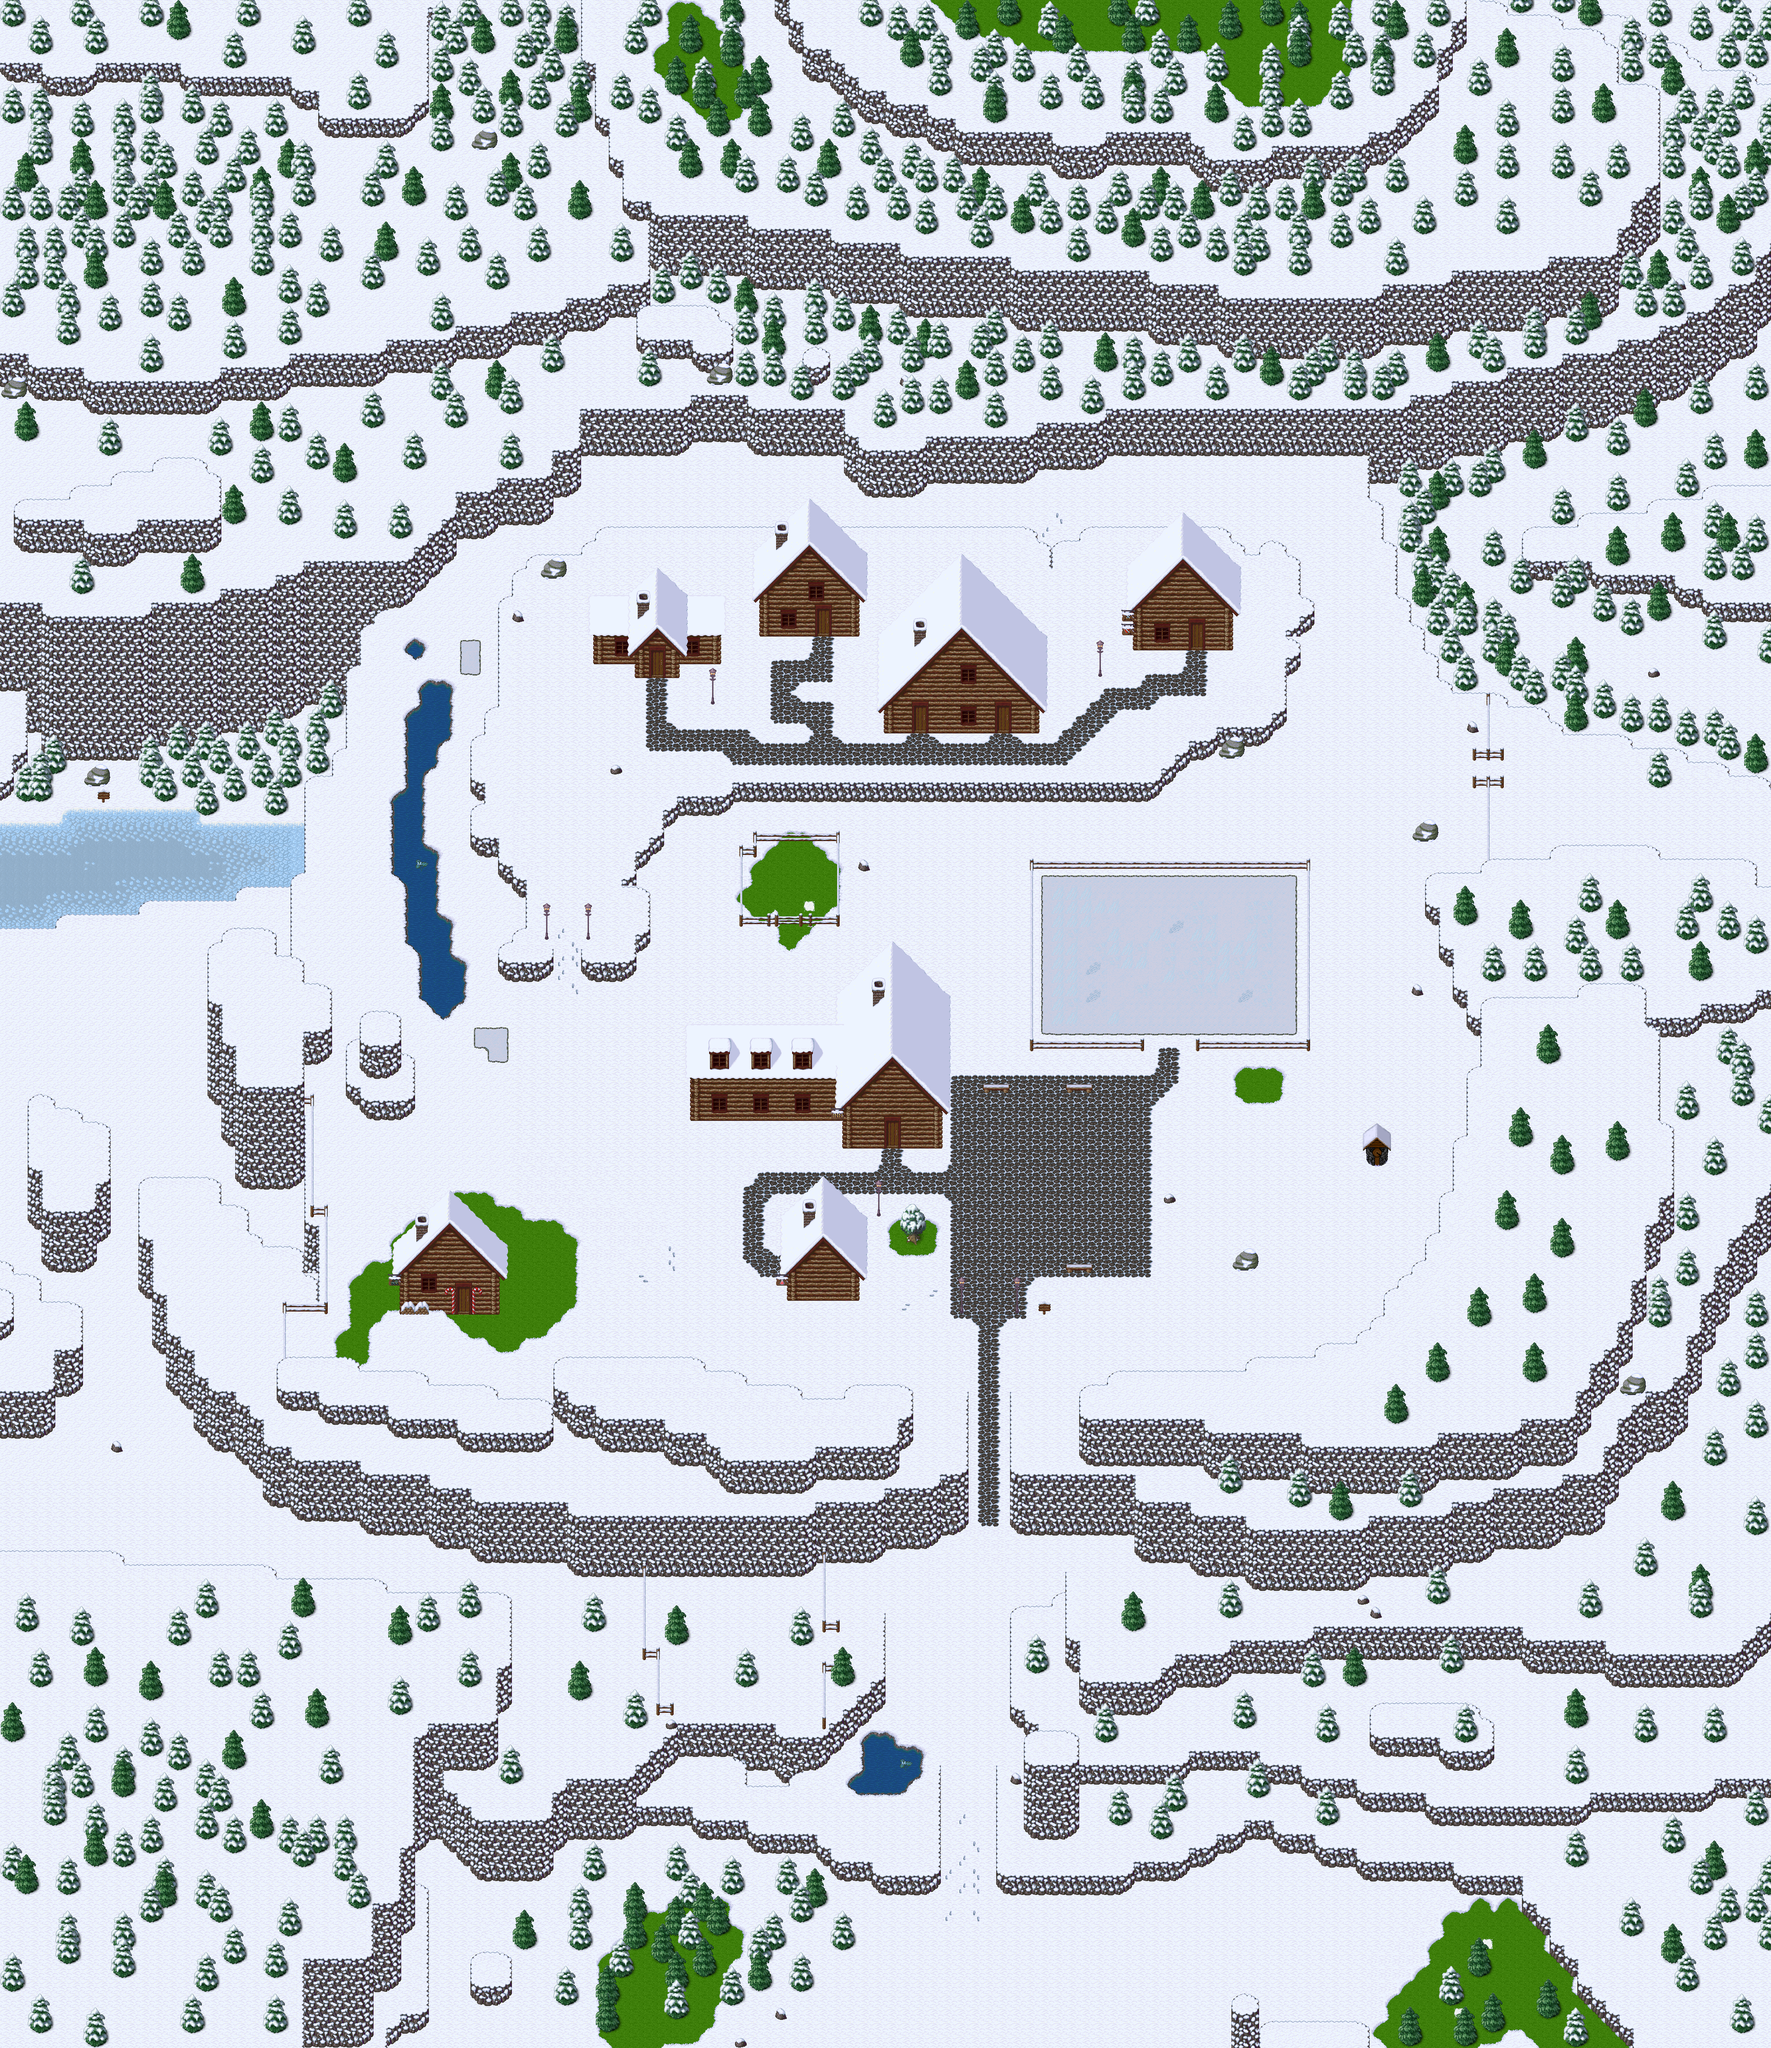

Below is a game level as drawn by its tile map, then a one-line description and the .tmx that defines it (tile-layer data replaced by summaries):
An orthogonal 128x148 tile map with 32x32 px tiles, 7 tile layers (Ground1, Ground2, Ground3, Fringe, ...), 1 hidden layer not drawn, 10 tilesets and 25 objects (14x particle_effect, 10x warp, spawn).

<map version="1.10" tiledversion="1.10.1" orientation="orthogonal" renderorder="right-down" width="128" height="148" tilewidth="32" tileheight="32" infinite="0" nextlayerid="10" nextobjectid="26">
 <properties>
  <property name="minimap" value="graphics/minimaps/020-1.png" />
  <property name="music" value="snow-village.ogg" />
  <property name="name" value="Nivalis" />
 </properties>
 <tileset firstgid="1" source="../tilesets/collision.tsx" />
 <tileset firstgid="3" source="../tilesets/snow.tsx" />
 <tileset firstgid="259" source="../tilesets/snow_x2.tsx" />
 <tileset firstgid="275" source="../tilesets/snow_tree_x3.tsx" />
 <tileset firstgid="279" source="../tilesets/snow_village.tsx" />
 <tileset firstgid="535" source="../tilesets/snow_ground.tsx" />
 <tileset firstgid="612" source="../tilesets/snow_x3.tsx" />
 <tileset firstgid="616" source="../tilesets/snow_village_x3.tsx" />
 <tileset firstgid="626" source="../tilesets/snow_village_x4.tsx" />
 <tileset firstgid="636" source="../tilesets/snow_x4.tsx" />
 <layer id="1" name="Ground1" width="128" height="148">
  <data>[18944 cells, 18944 non-empty, 64 distinct tile ids]</data>
 </layer>
 <layer id="2" name="Ground2" width="128" height="148">
  <data>[18944 cells, 5629 non-empty, 95 distinct tile ids]</data>
 </layer>
 <layer id="3" name="Ground3" width="128" height="148">
  <data>[18944 cells, 135 non-empty, 18 distinct tile ids]</data>
 </layer>
 <layer id="4" name="Fringe" width="128" height="148">
  <data>[18944 cells, 892 non-empty, 64 distinct tile ids]</data>
 </layer>
 <layer id="5" name="Over1" width="128" height="148">
  <data>[18944 cells, 44 non-empty, 27 distinct tile ids]</data>
 </layer>
 <layer id="6" name="Over2" width="128" height="148">
  <data>[18944 cells, 588 non-empty, 53 distinct tile ids]</data>
 </layer>
 <layer id="7" name="Over3" width="128" height="148">
  <data>[18944 cells, 42 non-empty, 11 distinct tile ids]</data>
 </layer>
 <layer id="8" name="Collision" width="128" height="148" visible="0">
  <data>[18944 cells, 14010 non-empty, 1 distinct tile ids]</data>
 </layer>
 <objectgroup id="9" name="Objects" visible="0">
  <object id="1" name="To Ice Cave" type="warp" x="2400" y="1216" width="96" height="32">
   <properties>
    <property name="dest_map" value="020-3" />
    <property name="dest_x" value="31" />
    <property name="dest_y" value="26" />
   </properties>
  </object>
  <object id="2" name="To Nivalis Indoor" type="warp" x="1504" y="1536" width="32" height="32">
   <properties>
    <property name="dest_map" value="020-2" />
    <property name="dest_x" value="25" />
    <property name="dest_y" value="35" />
   </properties>
  </object>
  <object id="3" name="To Nivalis House" type="warp" x="2112" y="1664" width="32" height="32">
   <properties>
    <property name="dest_map" value="020-2" />
    <property name="dest_x" value="72" />
    <property name="dest_y" value="70" />
   </properties>
  </object>
  <object id="4" name="graphics/particles/whirlpool.particle.xml" type="particle_effect" x="2000" y="4016" />
  <object id="5" name="graphics/particles/whirlpool.particle.xml" type="particle_effect" x="2032" y="4016" />
  <object id="6" name="graphics/particles/whirlpool.particle.xml" type="particle_effect" x="2000" y="4048" />
  <object id="7" name="graphics/particles/whirlpool.particle.xml" type="particle_effect" x="2032" y="4048" />
  <object id="8" name="graphics/particles/whirlpool.particle.xml" type="particle_effect" x="2064" y="4048" />
  <object id="9" name="graphics/particles/whirlpool.particle.xml" type="particle_effect" x="2096" y="4048" />
  <object id="10" name="graphics/particles/whirlpool.particle.xml" type="particle_effect" x="2000" y="4080" />
  <object id="11" name="graphics/particles/whirlpool.particle.xml" type="particle_effect" x="2032" y="4080" />
  <object id="12" name="graphics/particles/whirlpool.particle.xml" type="particle_effect" x="2064" y="4080" />
  <object id="13" name="graphics/particles/whirlpool.particle.xml" type="particle_effect" x="2096" y="4080" />
  <object id="14" name="graphics/particles/whirlpool.particle.xml" type="particle_effect" x="1968" y="4112" />
  <object id="15" name="graphics/particles/whirlpool.particle.xml" type="particle_effect" x="2000" y="4112" />
  <object id="16" name="graphics/particles/whirlpool.particle.xml" type="particle_effect" x="2032" y="4112" />
  <object id="17" name="graphics/particles/whirlpool.particle.xml" type="particle_effect" x="2064" y="4112" />
  <object id="18" name="To Nivalis Inn" type="warp" x="2048" y="2624" width="32" height="32">
   <properties>
    <property name="dest_map" value="020-2" />
    <property name="dest_x" value="111" />
    <property name="dest_y" value="32" />
   </properties>
  </object>
  <object id="19" name="To Armory" type="warp" x="2752" y="1472" width="32" height="32">
   <properties>
    <property name="dest_map" value="020-2" />
    <property name="dest_x" value="32" />
    <property name="dest_y" value="73" />
   </properties>
  </object>
  <object id="20" name="To Nivalis Shop" type="warp" x="1824" y="2912" width="32" height="32">
   <properties>
    <property name="dest_map" value="020-2" />
    <property name="dest_x" value="65" />
    <property name="dest_y" value="23" />
   </properties>
  </object>
  <object id="21" name="To Snow Field" type="warp" x="2176" y="4096" width="128" height="32">
   <properties>
    <property name="dest_map" value="019-1" />
    <property name="dest_x" value="70" />
    <property name="dest_y" value="22" />
   </properties>
  </object>
  <object id="22" name="To Nivalis Port" type="warp" x="3424" y="1760" width="32" height="32">
   <properties>
    <property name="dest_map" value="031-1" />
    <property name="dest_x" value="38" />
    <property name="dest_y" value="55" />
   </properties>
  </object>
  <object id="23" name="To Nivalis Storage" type="warp" x="1888" y="1440" width="32" height="32">
   <properties>
    <property name="dest_map" value="020-2" />
    <property name="dest_x" value="127" />
    <property name="dest_y" value="68" />
   </properties>
  </object>
  <object id="24" name="WhiteBell" type="spawn" x="0" y="0">
   <properties>
    <property name="death" value="30000" />
    <property name="spawn" value="100000" />
    <property name="max_beings" value="3" />
    <property name="monster_id" value="93" />
   </properties>
  </object>
  <object id="25" name="To Christmas Inn" type="warp" x="1056" y="2976" width="32" height="32">
   <properties>
    <property name="dest_map" value="030-2" />
    <property name="dest_x" value="88" />
    <property name="dest_y" value="50" />
   </properties>
  </object>
 </objectgroup>
</map>
